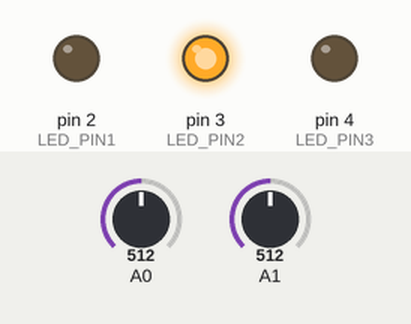
This sketch was run on a simulated Arduino Uno, built with avr-gcc and run on an emulated ATmega328P. Parts: output pins drawn as LEDs (lit = HIGH). The test bench sets the inputs (shaded band); at power-on: A0 = 512, A1 = 512.

Above: at 1.2 s.
1.3 s: A0 set to 716
At 1.6 s:
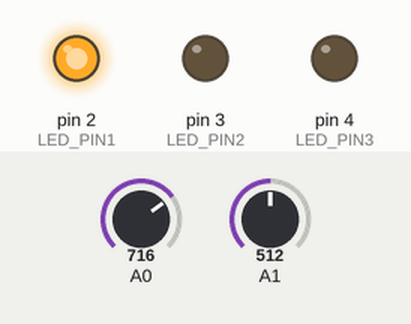
2.8 s: A1 set to 900
At 3.9 s:
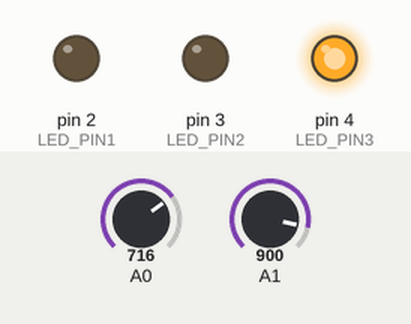
4.3 s: A1 set to 716
At 5.1 s:
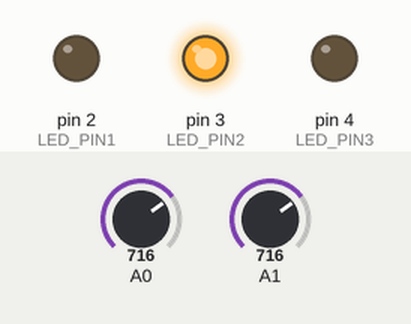
5.8 s: A1 set to 511
At 6.2 s:
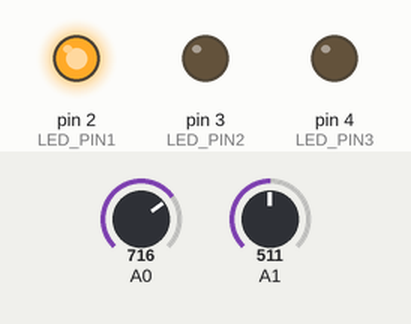
Timing chart, 0 to 8.3 s (numbered marks = the images above; inputs shaded):
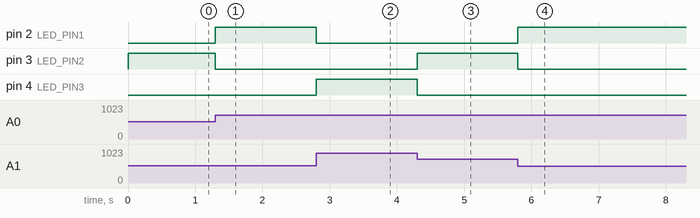

The sketch:

sketch_sep14a.ino
```cpp
// C++ code
//
#define LED_PIN1 2
#define LED_PIN2 3
#define LED_PIN3 4


void setup()
{
  pinMode(A0, INPUT);
  pinMode(A1, INPUT);
 for (int i = 0; i < 3; i++) {
    pinMode(i + 2, OUTPUT);
  }
}

void loop()
{
  int pot1 = analogRead(A0);
  int pot2 = analogRead(A1);
  float Volts1 = pot1 * 5.0 / 1023.0;
  float Volts2 = pot2 * 5.0 / 1023.0;

  if(Volts1 > Volts2){
		digitalWrite(LED_PIN1, 1);
   		digitalWrite(LED_PIN2, 0);
		digitalWrite(LED_PIN3, 0);
  }else if(Volts1 < Volts2){
		digitalWrite(LED_PIN1, 0);
   		digitalWrite(LED_PIN2, 0);
		digitalWrite(LED_PIN3, 1);
  }else{
		digitalWrite(LED_PIN1, 0);
   		digitalWrite(LED_PIN2, 1);
		digitalWrite(LED_PIN3, 0);
  }

}
```

Measured:
- after the input at 1.3 s, pin 2 (LED_PIN1): LOW → HIGH at once; pin 3 (LED_PIN2): HIGH → LOW at once
- after the input at 2.8 s, pin 2 (LED_PIN1): HIGH → LOW at once; pin 4 (LED_PIN3): LOW → HIGH at once
- after the input at 4.3 s, pin 3 (LED_PIN2): LOW → HIGH at once; pin 4 (LED_PIN3): HIGH → LOW at once
- after the input at 5.8 s, pin 2 (LED_PIN1): LOW → HIGH at once; pin 3 (LED_PIN2): HIGH → LOW at once
